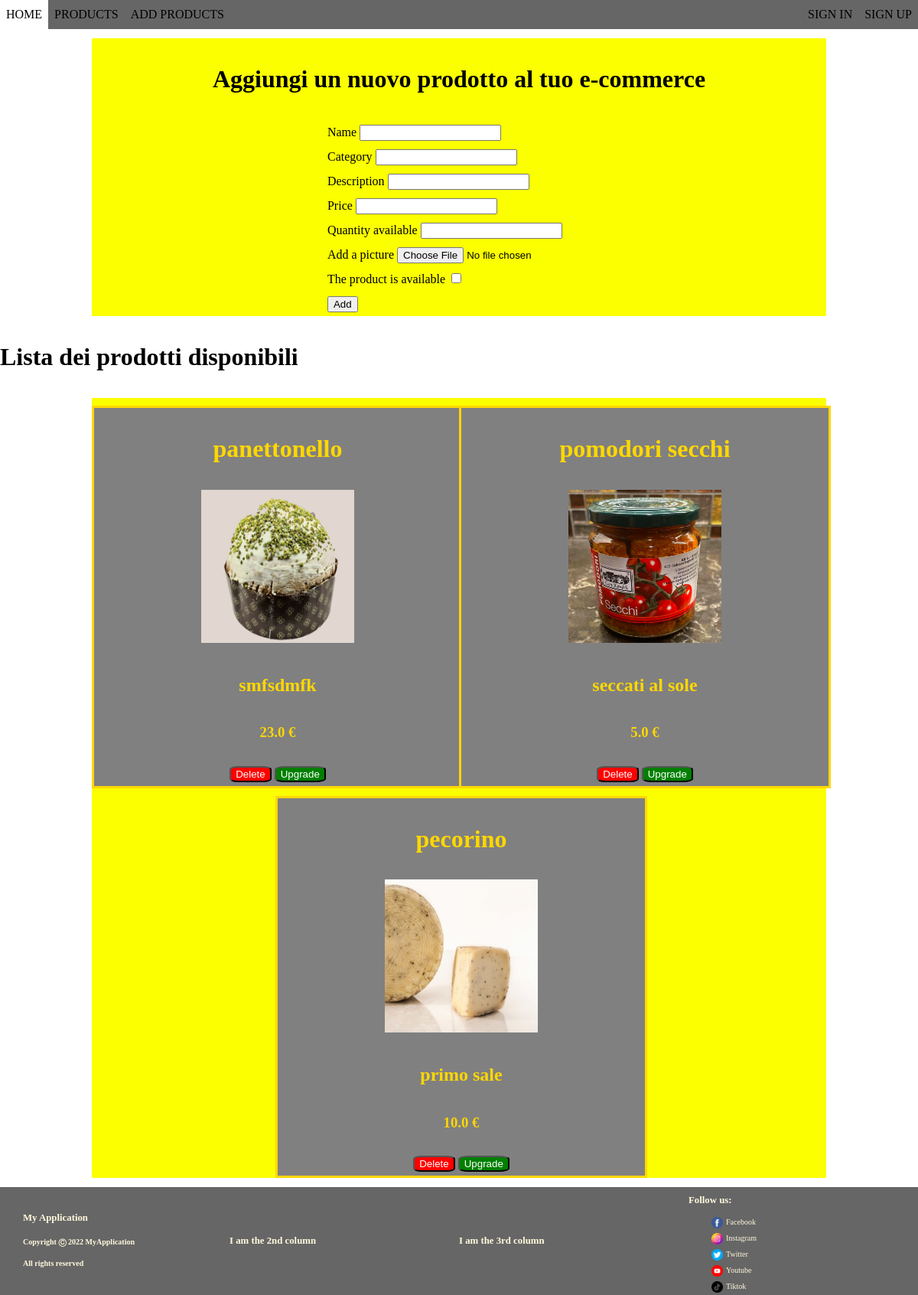
The app's page /addproducts with its own data.
### model.py (models this page shows)
class Product(db.Model):
    id = db.Column(db.Integer, primary_key=True)
    name = db.Column(db.String(100))
    description = db.Column(db.String(300))
    category = db.Column(db.String(30))
    price = db.Column(db.Float)
    quantity = db.Column(db.Integer)
    availability = db.Column(db.Boolean)
    img_path = db.Column(db.String(100))

### app.py (the view, shortened to what this page needs)
@app.route('/addproducts', methods=['POST' , 'GET'])
def addproducts():
        form= Productform()
        product_list = Product.query.all()
        return render_template('addproducts.html', product_list=product_list, form=form)

### forms.py
class Productform(FlaskForm):
    name = StringField('Name', validators=[DataRequired(), Length(min=3,max=20)] )
    description = StringField('Description', validators=[DataRequired(), Length(min=3,max=20)] )
    category = StringField('Category', validators=[DataRequired(), Length(min=3,max=20)] )
    price = FloatField('Price')
    quantity = IntegerField('Quantity available')
    availability = BooleanField('The product is available')
    prod_picture = FileField('Add a picture')
    submit=SubmitField('Add')

### templates/addproducts.html (shortened to what this page needs)
{% extends 'layout.html' %}
{% block layout %}
<div class="pro-container">
    <h1>Aggiungi un nuovo prodotto al tuo e-commerce</h1>
    <form  method="post" enctype="multipart/form-data">
        <div>
          <div>
              {{ form.name.label  }}
               {{ form.name(class='form-control') }}
          </div>
        </div>
        <div>
          <div>
            {{ form.category.label  }}
              {{ form.category(class='form-control') }}
          </div>
        </div>
       <div>
          <div>
            {{ form.description.label  }}
              {{ form.description(class='form-control') }}
          </div>
        </div>
        <div>
            <div>
              {{ form.price.label  }}
                {{ form.price(class='form-control') }}
            </div>
        </div>
        <div>
            <div>
              {{ form.quantity.label  }}
                {{ form.quantity(class='form-control') }}
            </div>
        </div>
        <div>
          <div>
            {{ form.prod_picture.label  }}
              {{ form.prod_picture(class='form-control') }}
          </div>
        </div>
        <div>
          <div>
            {{ form.availability.label  }}
              {{ form.availability(class='form-control') }}
          </div>
        </div>
          {{ form.submit(class='btn btn-primary') }}
      </form>
</div>
<h1>Lista dei prodotti disponibili</h1>
<div class="pro-container">
  {% for product in product_list %}
  <div class="col-6">
    <div class="pro-item">
      <h1>{{product.name}}</h1>
      <img src="{{product.img_path}}" alt="image not" width="200px" height="200px">
      <h2>{{product.description}}</h2>
      <h3>{{product.price}} €</h3>
      <form>
        <button class="button-red" type="submit" formaction="/deleteproduct/{{product.id}}">Delete</button>
        <button class="button-green" type="submit" formaction="/upgradeproduct/{{product.id}}">Upgrade</button>
     </form>
    </div>
  </div>
  {% endfor %}
</div>
{% endblock %}

### static/css/personal.css (style rules this page uses)
body { line-height: 2; margin: 0px; background-size: cover; }
.col-6 { width: 50%; }
.button-red { background-color: red; color: white; border-radius: 20%; }
.button-green { background-color: green; color: white; border-radius: 20%; }
.pro-container { display: flex; flex-wrap: wrap; justify-content: center; align-items: center; background-color: rgb(251, 255, 0); margin: 1% 10%; }
.pro-item { text-align: center; width: 100%; margin-top: 10px; margin-right: 2333px; border-style: solid; border-color: gold; background-color: gray; color: gold; }

### records on screen
Product: name "panettonello", img_path (picture), description "smfsdmfk", price "23.0"
Product: name "pomodori secchi", img_path (picture), description "seccati al sole", price "5.0"
Product: name "pecorino", img_path (picture), description "primo sale", price "10.0"
